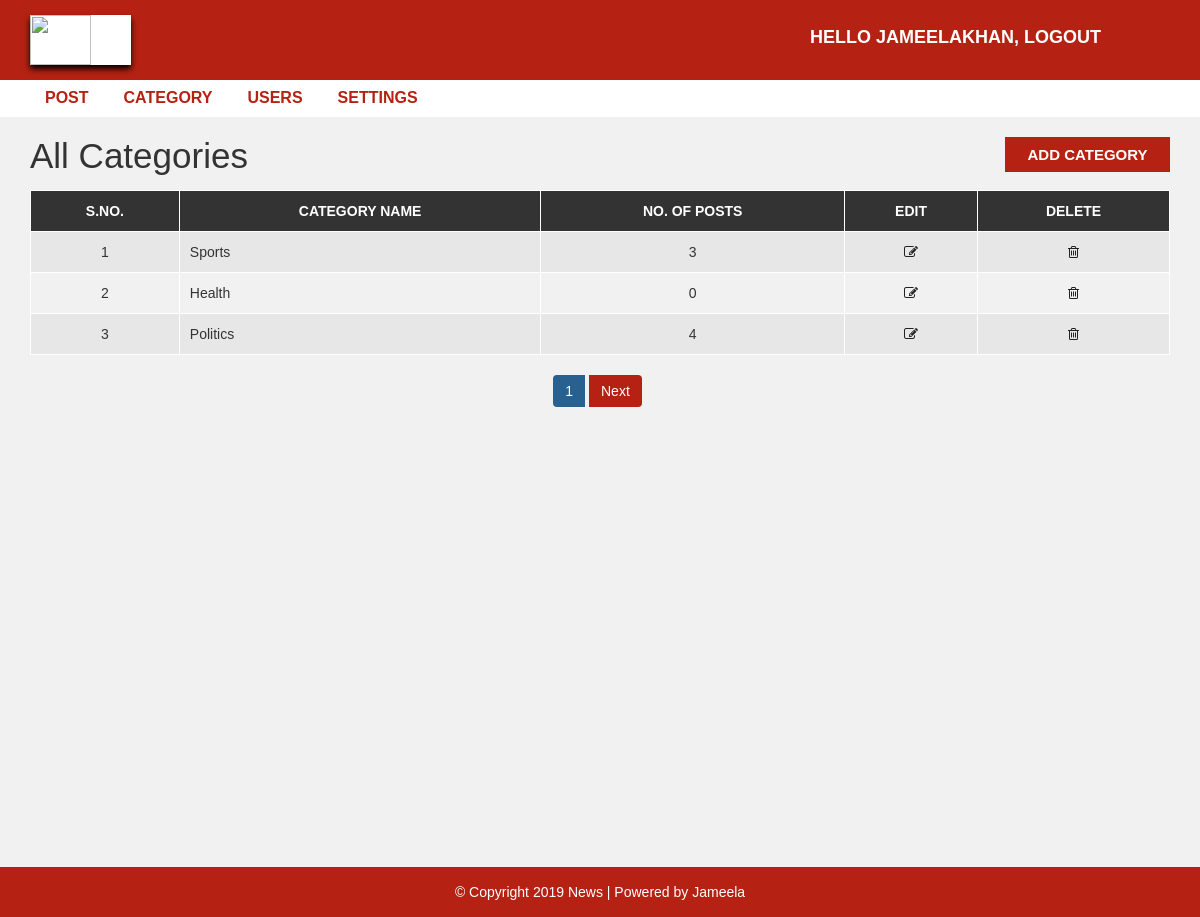
Screenshot of /admin/category.php (signed in) with the database file from the repository.
### tables this page shows
CREATE TABLE `category` (
  `category_id` int(11) NOT NULL,
  `category_name` varchar(100) NOT NULL,
  `post` int(11) NOT NULL DEFAULT 0
);

### admin/category.php (the view, shortened to what this page needs)
<?php include "header.php"; ?>
<div id="admin-content">
    <div class="container">
        <div class="row">
            <div class="col-md-10">
                <h1 class="admin-heading">All Categories</h1>
            </div>
            <div class="col-md-2">
                <a class="add-new" href="add-category.php">add category</a>
            </div>
            <div class="col-md-12">
              <?php
                include 'config.php';
                  $limit = 3;
                  if(isset($_GET["page"])){
                      $page = $_GET["page"];
                  }
                  else{
                      $page = 1;
                  };
                  $offset = ($page-1)* $limit;
              $sql = "SELECT * FROM  category ORDER BY category_id DESC Limit $offset,$limit";
              $result = mysqli_query($conn, $sql);
              if (mysqli_num_rows($result) > 0) {
                  $table = '<table class="content-table">';
                  $table .= '<thead>
                                  <th>S.No.</th>
                                  <th>Category Name</th>
                                  <th>No. of Posts</th>
                                  <th>Edit</th>
                                  <th>Delete</th>
                              </thead>
                              <tbody>';
                    $serial = $offset + 1;
                  while($row = mysqli_fetch_assoc($result)) {
                    $table .= "<tr>
                            <td class='id'>{$serial}</td>
                            <td>{$row["category_name"]}</td>
                            <td>{$row["post"]}</td>
                            <td class='edit'><a href='update-category.php?id={$row['category_id']}' ><i class='fa fa-edit'></i></a></td>
                            <td class='delete'><a href='delete-category.php?id={$row['category_id']}'><i class='fa fa-trash-o'></i></a></td>
                        </tr>";
                        $serial++;
                  }
                  $table .= '</tbody></table>';
                  echo $table;
              } else {
                  echo "<h3>No Results Found.</h3>";
              }
              $sql1 = "SELECT COUNT(category_id) FROM category";
              $result_1 = mysqli_query($conn,$sql1);
              $row_db = mysqli_fetch_row($result_1);
              $total_record = $row_db[0];
              $total_page = ( $total_record / $limit);
              echo  "<ul class='pagination admin-pagination'>";
                  if($total_record > $limit){
                      for ($i=1; $i<=$total_page ; $i++) {
                          if($i == $page){
                              $cls ='btn-primary active';
                          }else{
                              $cls ='btn-primary';
                          }
                          echo"<li><a href='category.php?page=".$i."' class='{$cls}'>$i</a></li>";
                      }
                  }
                  if($total_page>$page){
                      echo"<li> <a href='category.php?page=".($page+1)."'>Next</a></li>";
                  }
              echo "</ul>";
              ?>
            </div>
        </div>
    </div>
</div>
<?php include "footer.php"; ?>

### css/style.css (style rules this page uses)
body { background: #f1f1f1; font-family: sans-serif,arial,Helvetica; }
a, a:hover, a:focus { text-decoration: none; outline: none; }
ul { margin:0; padding:0; list-style:none; }
#admin-content { padding: 20px 0; min-height: 750px; }
#admin-content .admin-heading { font-size: 35px; margin: 0 0 15px; }
#admin-content .add-new { color: #fff; background-color: #b52213; font-size: 15px; font-weight: 600; text-align: center; text-transform: uppercase; padding: 7px 10px; display: block; transition: all 0.3s; }
#admin-content .content-table { border: 1px solid #000; width: 100%; margin: 0 0 20px; }
#admin-content .content-table thead { color: #fff; background-color: #333; }
#admin-content .content-table th { padding: 10px; border: 1px solid #fff; font-weight: 600; text-align: center; text-transform: uppercase; }
#admin-content .content-table tbody { color: #333; }
#admin-content .content-table tbody tr { background-color: #e7e7e7; }
#admin-content .content-table tbody tr:nth-child(even) { background-color: transparent; }
#admin-content .content-table tbody td { padding: 10px; border: 1px solid #fff; text-align: center; }
#admin-content .content-table tbody td:nth-child(2) { text-align: left; }
#admin-content .admin-pagination { margin: 0; }
#admin-content .admin-pagination li a { display: block; }
.id, .edit, .delete { text-align:center; }
.pagination { display: block; text-align: center; margin: 0; }
.pagination li { display:inline-block; margin: 0 5px 0 0; }
.pagination li a { border: none; background: #b52213; color: #fff; }
i.fa { color:#222; }

### rows the page displays
category: category_name "Sports", post "3"
category: category_name "Health", post "0"
category: category_name "Politics", post "4"

### other values shown
$_SESSION["username"] "JAMEELAKHAN"
